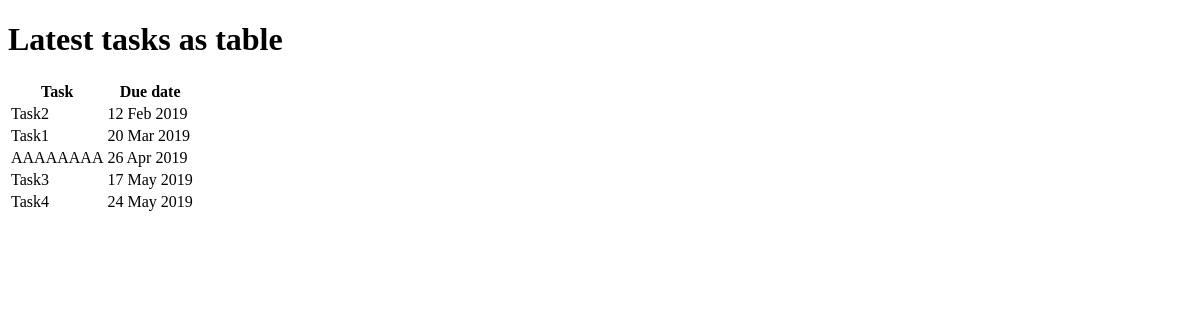
Page /demos/table on the earlier database version.
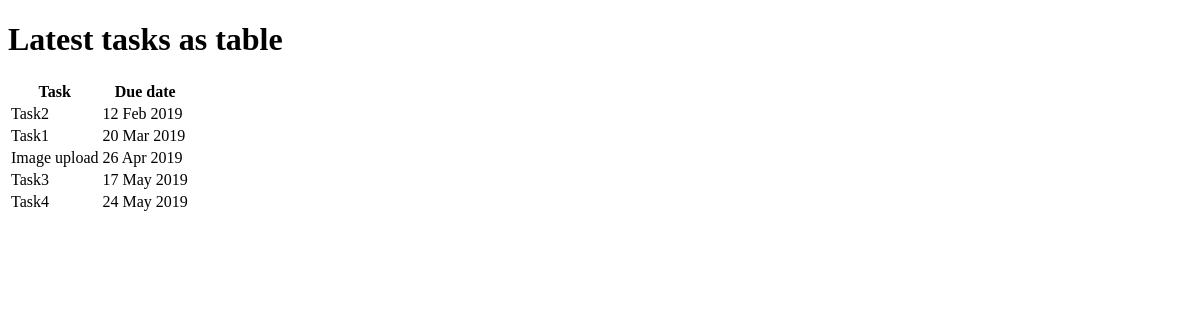
Same page on the later database version.
### todo_app/models.py (models this page shows, shortened)
class Task(models.Model):
  id = models.AutoField(primary_key=True)
  title = models.CharField('Title', max_length=100, help_text="Task Title")
  description = models.TextField('Description', null=True, help_text="Task Description")
  image = models.ImageField('Image',
    null=False,
    blank=True,
    help_text='Task image',
    upload_to='images/')
  due = models.DateTimeField('due', default=days_from_now_1, help_text="Task Due (default - 1 day from now)")
  created = models.DateTimeField(auto_now_add=True)
  completed = models.BooleanField(default=False)

### demos/views.py (the view)
# urls.py: path('table', views.table, name='table'),
def table(request):
    latest_tasks = Task.objects.order_by('due')[:5]
    context = {
        'latest_tasks': latest_tasks
    }
    template_file = 'demos/table.html'
    return render(request, template_file, context)

### demos/templates/demos/table.html (shortened to what this page needs)
<!DOCTYPE html>
<html>
<head>
</head>
<body>
    <h1>Latest tasks as table</h1>
    {% if latest_tasks %}
        <table>
            <tr><th>Task</th><th>Due date</th></tr>
            {% for task in latest_tasks %}
                <tr><td>{{ task.title }}</td><td>{{ task.due | date:"d M Y" }}</td></tr>
            {% endfor %}
        </table>
    {% else %}
        <p>No task left</p>
    {% endif %}
</body>
</html>

Differences in the rows shown:
removed Task: title "AAAAAAAA", due "26 Apr 2019"
added Task: title "Image upload", due "26 Apr 2019"
